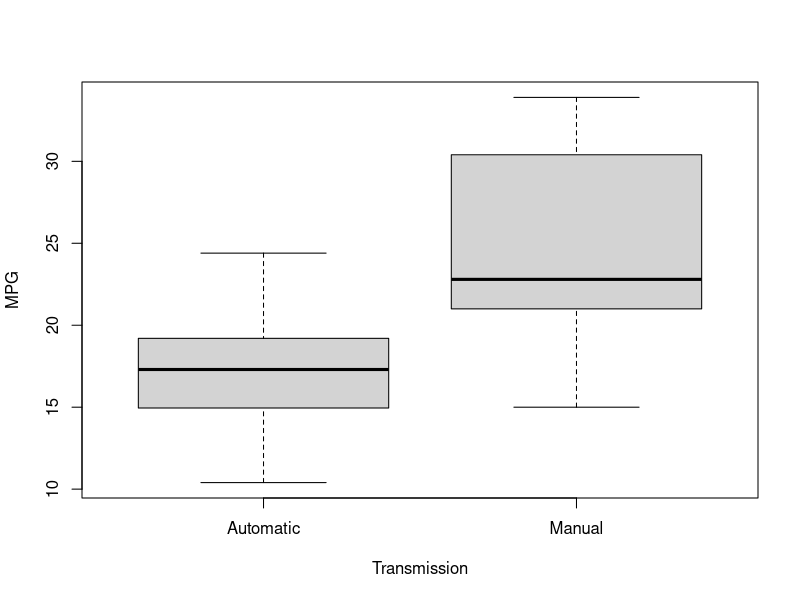
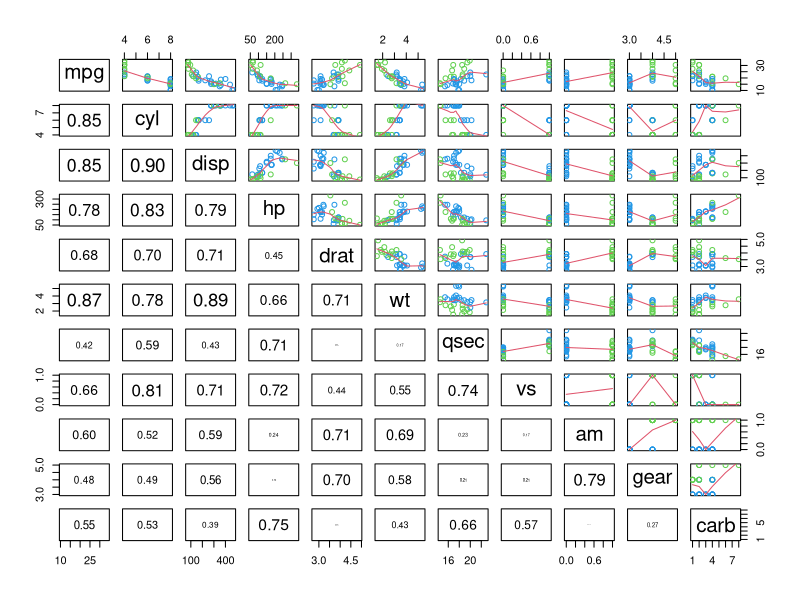

Source code (R) for these figures, in order:
## ---- chunk 1
# some useful functions for figures
panel.hist <- function(x, ...)
{
    usr <- par("usr"); on.exit(par(usr))
    par(usr = c(usr[1:2], 0, 1.5) )
    h <- hist(x, plot = FALSE)
    breaks <- h$breaks; nB <- length(breaks)
    y <- h$counts; y <- y/max(y)
    rect(breaks[-nB], 0, breaks[-1], y, col = "cyan", ...)
}

# Prepare data
library(datasets)
cars <- mtcars
cars$am <- factor(mtcars$am, labels=c("Automatic", "Manual"))
cars$vs <- factor(mtcars$vs)
cars$qear <- factor(mtcars$gear)
cars$carb <- factor(mtcars$carb)
## ---- chunk 2
aggregate(mpg ~ am, data = cars, mean)
## ---- chunk 3
#cor(mtcars[,1],mtcars[,-1])
## ---- chunk 4
lm1 <- lm(mpg ~ am, data=cars)
summary(lm1)$coef; summary(lm1)$adj.r.squared;
## ---- chunk 5
lm2 <- lm(mpg ~ ., data=cars)
summary(lm2)$coef[,4]; summary(lm2)$adj.r.squared;
## ---- chunk 6
slm2 <- step(lm2, direction="both")
summary(slm2)$coef; summary(slm2)$adj.r.square
## ---- chunk 7
#cor(mtcars$mpg, mtcars)
#lm.am <- lm(mpg ~ am, data=mtcars)
#lm.am.cyl <- lm(mpg ~ am + cyl, data=mtcars)
#lm.cyl <- lm(mpg ~ cyl, data=mtcars)
#lm.cyl.am <- lm(mpg ~ cyl + am, data=mtcars)
#lm1 <- lm(mpg ~ ., data=mtcars)
#summary(lm1)
#slm1 <- step(lm1)
#summary(slm1)

#lm.am.wt <- lm(mpg ~ am + wt, data=mtcars) # r=73.58
#lm.am.cyl <- lm(mpg ~ am + cyl, data=mtcars) # r=74.24
#lm.am.hp <- lm(mpg ~ am + hp, data=mtcars)  # r=76.7 * but small coef
#lm.am.qsec <- lm(mpg ~ am + qsec, data=mtcars) # r=66.52 *
#lm.am.vs <- lm(mpg ~ am + vs, data=mtcars) # r=66.56 *  + big coef
#lm.am.carb <- lm(mpg ~ am + carb, data=mtcars) # r=68.3 *  + good coef
#lm.am.vs.carb <- lm(mpg ~ am + vs + carb, data=mtcars) # r=75.8 ok coef
#lm.am.vs.carb.2 <- lm(mpg ~ am + vs + carb, data=mtcars) # r=75.8 ok coef

# best models - seem equal
#lm.wt.qsec.am.mult <- lm(mpg ~ wt + qsec + am + am*wt, data=mtcars)
#summary(lm.wt.qsec.am.mult)
#lm5 <- lm(mpg ~ wt + qsec + wt*am, data=cars)
#lm.qsec.amwt <- lm(mpg ~ qsec + wt*am, data=mtcars)

#lm.wt.hp <- lm(mpg ~ wt + wt*hp, data=mtcars)   # very close

#lm.b1 <- lm(mpg ~ cyl*disp - 1, data=mtcars)
#lm.b2 <- lm(formula = mpg ~ am + cyl * disp - 1, data = mtcars)

# Plot residuals
#plot(predict(slm1), resid(slm1))

# or
#par(mfrow=c(2,2))
#plot(slm1)
#par(mfrow=c(1,1))
## ---- chunk 8
boxplot(mpg ~ am, data=cars, xlab="Transmission", ylab="MPG")
## ---- chunk 9
## put (absolute) correlations on the panel,
## with size proportional to the correlations.
panel.cor <- function(x, y, digits = 2, prefix = "", cex.cor, ...)
{
    usr <- par("usr"); on.exit(par(usr))
    par(usr = c(0, 1, 0, 1))
    r <- abs(cor(x, y))
    txt <- format(c(r, 0.123456789), digits = digits)[1]
    txt <- paste0(prefix, txt)
    if(missing(cex.cor)) cex.cor <- 0.8/strwidth(txt)
    text(0.5, 0.5, txt, cex = cex.cor * r)
}
pairs(mtcars, upper.panel=panel.smooth, lower.panel=panel.cor, col=3 + (mtcars$am == 0))
